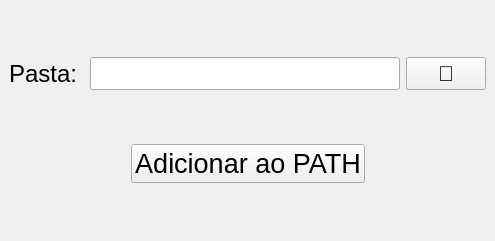
<?xml version="1.0" encoding="UTF-8"?>
<ui version="4.0">
 <class>MainWindow</class>
 <widget class="QMainWindow" name="MainWindow">
  <property name="geometry">
   <rect>
    <x>0</x>
    <y>0</y>
    <width>495</width>
    <height>241</height>
   </rect>
  </property>
  <property name="windowTitle">
   <string>Adicionar ao PATH</string>
  </property>
  <widget class="QWidget" name="centralwidget">
   <layout class="QVBoxLayout" name="verticalLayout_8">
    <item>
     <layout class="QHBoxLayout" name="horizontalLayout_2">
      <item>
       <widget class="QLabel" name="label">
        <property name="font">
         <font>
          <pointsize>18</pointsize>
         </font>
        </property>
        <property name="text">
         <string>Pasta: </string>
        </property>
       </widget>
      </item>
      <item>
       <widget class="QLineEdit" name="txtPath">
        <property name="font">
         <font>
          <pointsize>16</pointsize>
         </font>
        </property>
       </widget>
      </item>
      <item>
       <widget class="QPushButton" name="btnDirectory">
        <property name="font">
         <font>
          <pointsize>16</pointsize>
         </font>
        </property>
        <property name="cursor">
         <cursorShape>PointingHandCursor</cursorShape>
        </property>
        <property name="text">
         <string>📂</string>
        </property>
       </widget>
      </item>
     </layout>
    </item>
    <item>
     <layout class="QHBoxLayout" name="horizontalLayout_3">
      <item>
       <spacer name="horizontalSpacer">
        <property name="orientation">
         <enum>Qt::Horizontal</enum>
        </property>
        <property name="sizeHint" stdset="0">
         <size>
          <width>40</width>
          <height>20</height>
         </size>
        </property>
       </spacer>
      </item>
      <item>
       <widget class="QPushButton" name="btnAdd">
        <property name="font">
         <font>
          <pointsize>20</pointsize>
         </font>
        </property>
        <property name="cursor">
         <cursorShape>PointingHandCursor</cursorShape>
        </property>
        <property name="text">
         <string>Adicionar ao PATH</string>
        </property>
       </widget>
      </item>
      <item>
       <spacer name="horizontalSpacer_2">
        <property name="orientation">
         <enum>Qt::Horizontal</enum>
        </property>
        <property name="sizeHint" stdset="0">
         <size>
          <width>40</width>
          <height>20</height>
         </size>
        </property>
       </spacer>
      </item>
     </layout>
    </item>
   </layout>
  </widget>
  <widget class="QMenuBar" name="menubar">
   <property name="geometry">
    <rect>
     <x>0</x>
     <y>0</y>
     <width>495</width>
     <height>22</height>
    </rect>
   </property>
  </widget>
 </widget>
 <resources/>
 <connections/>
</ui>
